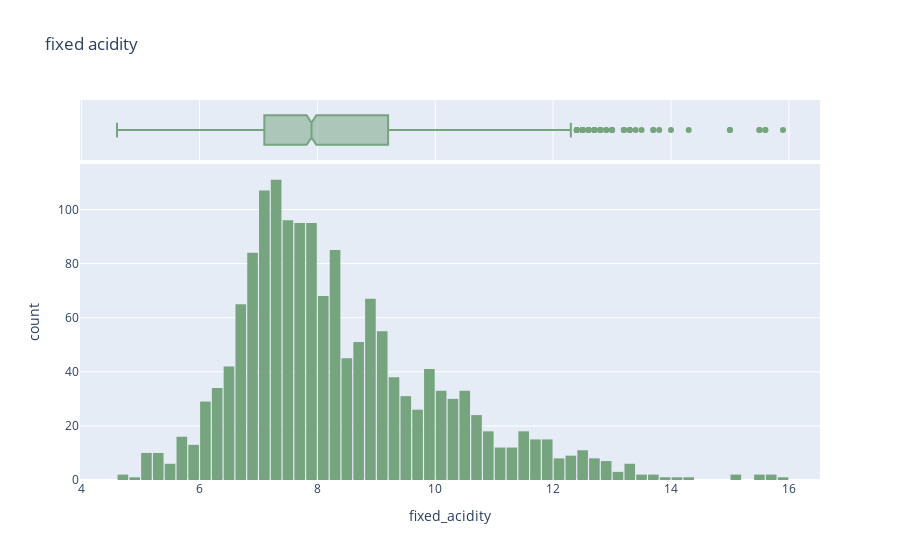

Notebook code for this chart:
### Code cell
fig = px.histogram(wine_data,
                   x = 'fixed_acidity',
                   marginal='box',
                   color_discrete_sequence=['#75A47F'],
                   title = 'fixed acidity')
fig.update_layout(bargap=0.1)
fig.show()

### Figure 1 — Plotly figure (JSON) as saved in the notebook; plotly's stock layout.template omitted (floating-point values rounded to 4 significant figures; data arrays with more than 128 entries replaced by an {"elided": "..."} marker saying what was removed)
{"data": [{"alignmentgroup": "True", "bingroup": "x", "hovertemplate": "fixed_acidity=%{x}<br>count=%{y}<extra></extra>", "legendgroup": "", "marker": {"color": "#75A47F", "pattern": {"shape": ""}}, "name": "", "offsetgroup": "", "orientation": "v", "showlegend": false, "type": "histogram", "x": {"elided": "1599 float values"}, "xaxis": "x", "yaxis": "y"}, {"alignmentgroup": "True", "hovertemplate": "fixed_acidity=%{x}<extra></extra>", "legendgroup": "", "marker": {"color": "#75A47F"}, "name": "", "notched": true, "offsetgroup": "", "showlegend": false, "type": "box", "x": {"elided": "1599 float values"}, "xaxis": "x2", "yaxis": "y2"}], "layout": {"bargap": 0.1, "barmode": "relative", "legend": {"tracegroupgap": 0}, "title": {"text": "fixed acidity"}, "xaxis": {"anchor": "y", "domain": [0, 1], "title": {"text": "fixed_acidity"}}, "xaxis2": {"anchor": "y2", "domain": [0, 1], "matches": "x", "showgrid": true, "showticklabels": false}, "yaxis": {"anchor": "x", "domain": [0, 0.8316], "title": {"text": "count"}}, "yaxis2": {"anchor": "x2", "domain": [0.8416, 1], "matches": "y2", "showgrid": false, "showline": false, "showticklabels": false, "ticks": ""}}}
